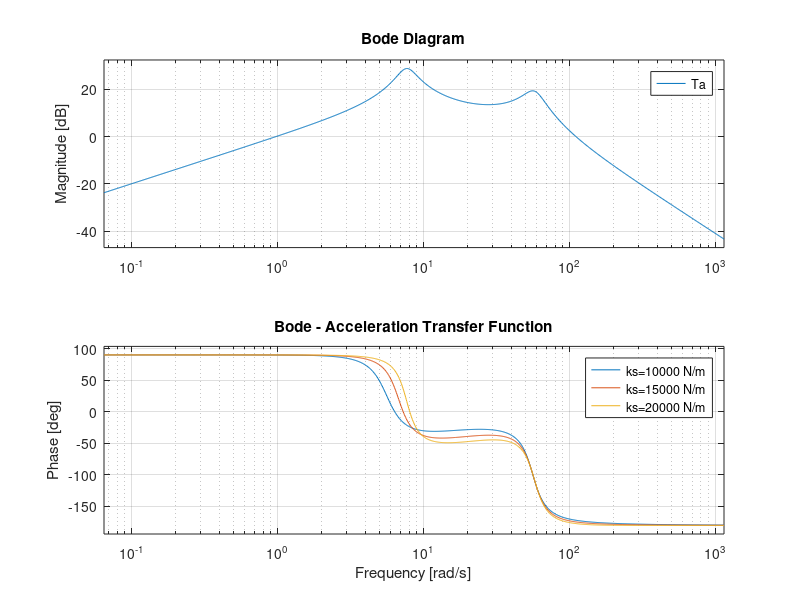
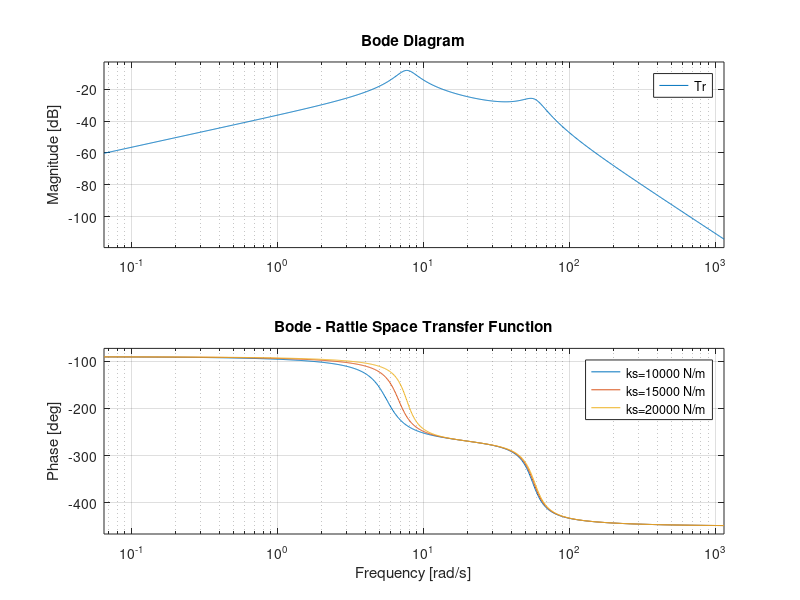
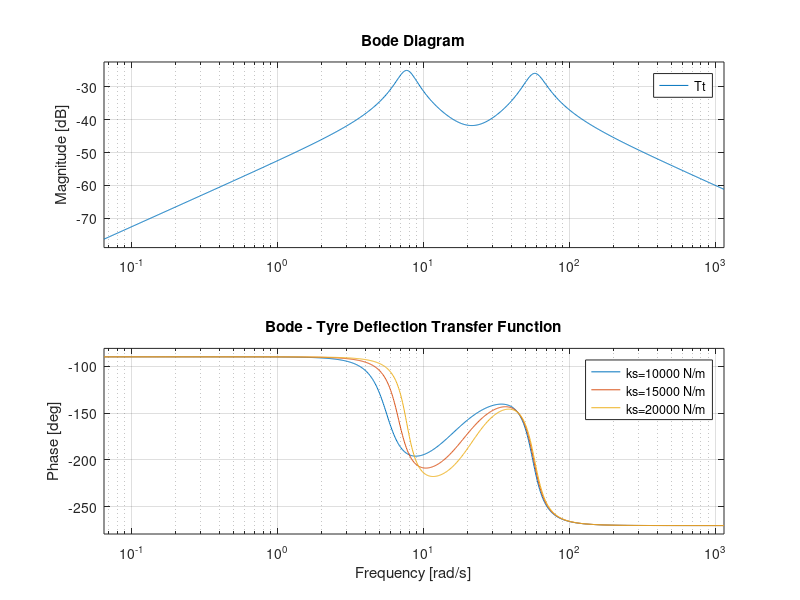

Source code (MATLAB) for these figures, in order:
ms = 300;
mu = 50;
ks_list = [10000, 15000, 20000];
kt = 150000;
bs = 900;
wn = {6.5*10^-2, 57.5*10*2};

gm_pm = [];

s = tf('s');

for ks = ks_list
    d = mu*ms*s^4 + (mu + ms)*bs*s^3 + (mu*ks + ms*ks + ms*kt)*s^2 + bs*kt*s + ks*kt;
    Ta = (kt*s * (bs*s + ks)) / d;
    Tr = (-kt*ms*s) / d;
    Tt = -(mu*ms*s^3 + (mu + ms)*bs*s^2 + (mu + ms)*ks * s) / d;

    figure(1);
    bode(Ta, wn);
    title('Bode - Acceleration Transfer Function');
    hold on;
    [gm, pm] = margin(Ta);
    gm_pm = [gm_pm; gm, pm];
    
    figure(2);
    bode(Tr, wn);
    title('Bode - Rattle Space Transfer Function');
    hold on;
    [gm, pm] = margin(Tr);
    gm_pm = [gm_pm; gm, pm];
    
    figure(3);
    bode(Tt, wn);
    title('Bode - Tyre Deflection Transfer Function');
    hold on;
    [gm, pm] = margin(Tt);
    gm_pm = [gm_pm; gm, pm];
    
end

figure(1); legend({'ks=10000 N/m', 'ks=15000 N/m', 'ks=20000 N/m'});
figure(2); legend({'ks=10000 N/m', 'ks=15000 N/m', 'ks=20000 N/m'});
figure(3); legend({'ks=10000 N/m', 'ks=15000 N/m', 'ks=20000 N/m'});